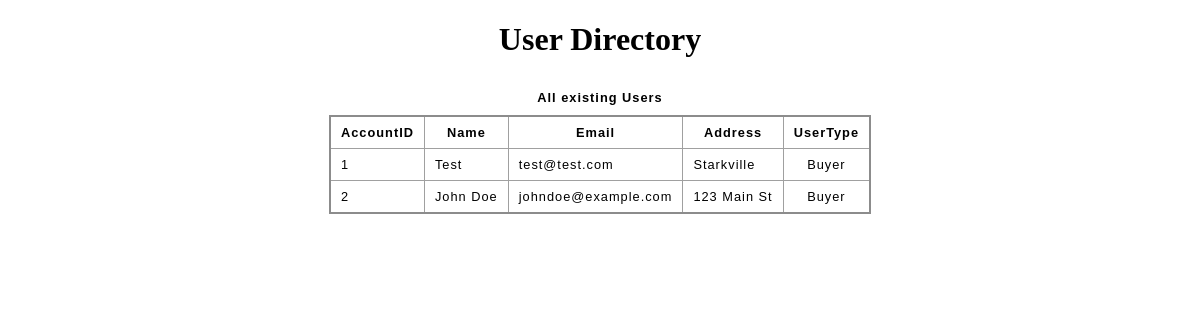
Before: /admin_view with the older database file.
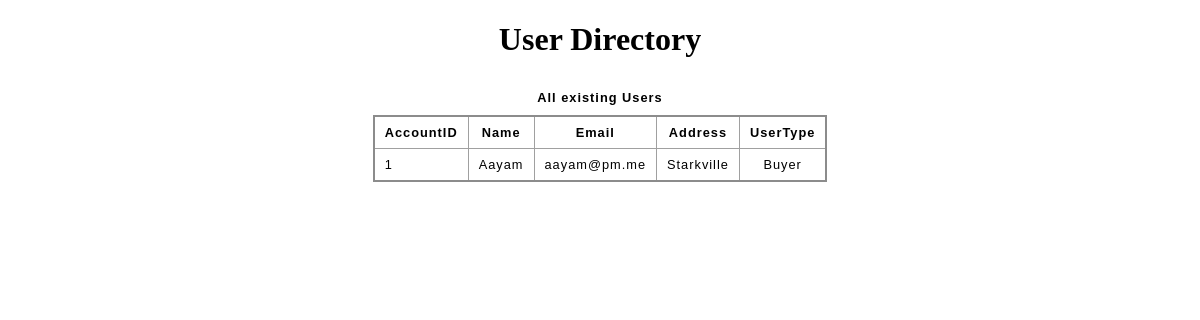
After: the same page with the newer database file.
### tables this page shows
CREATE TABLE UserAccounts (
                             AccountID INTEGER PRIMARY KEY AUTOINCREMENT,
                             FullName TEXT NOT NULL,
                             Email TEXT NOT NULL UNIQUE,
                             Password TEXT NOT NULL,
                             Address TEXT NULL,
                             UserType TEXT NOT NULL
                             );

### BackEnd/app.py (the view)
@app.route('/admin_view', methods=['GET'])
def viewAccounts():
    try:
        content = Admin().viewUserAccounts()
        return render_template('user_directory.html', user_type=session.get('usertype'), content=content)
    except:
        return jsonify({"error": "failed to view"}), 500

### BackEnd/admin.py (called while the page is built)
    def viewUserAccounts(self) -> Union[List[Dict], str]:
        try:
            self.cursor.execute("SELECT AccountID, FullName, Email, Address, UserType FROM UserAccounts")
            rows = self.cursor.fetchall()
            users = []
            for row in rows:
                users.append({
                    "AccountID": row[0],
                    "FullName": row[1],
                    "Email": row[2],
                    "Address": row[3],
                    "UserType": row[4]
                })
            return users
        except sqlite3.Error as error:
            return f"Error: {error}"

### BackEnd/app.py (called while the page is built, shortened)
@app.before_request
def load_user():
    g.email = None

### src/templates/user_directory.html (shortened to what this page needs)
<!DOCTYPE html>
<html>
    <head>
        <link rel='stylesheet' href='../static/table.css'>
        <h1 class='head'>User Directory</h1>
    </head>
    <body>
        <div class='User_container'>
            <table>
                <caption>All existing Users</caption>
                <thead>
                    <th scope='col'>AccountID</th>
                    <th scope="col">Name</th>
                    <th scope='col'>Email</th>
                    <th scope='col'>Address</th>
                    <th scope='col'>UserType</th>
                </thead>
                <tbody>
                    <tr>
                        {% for j in content %}
                            <tr>
                            {% for x in j %}
                                <td scope='row'>{{j[x]}}</td>
                            {% endfor %}
                            </tr>
                        {% endfor %}
                    </tr>
                </tbody>
            </table>
        </div>
    </body>
</html>

Changed rows visible on the page:
removed UserAccounts: AccountID "2" "John Doe" "johndoe@example.com" "123 Main St" "Buyer"
Other visible differences:
new list line: "Aayam"
new list line: "aayam@pm.me"
list line gone: "Test"
list line gone: "test@test.com"
